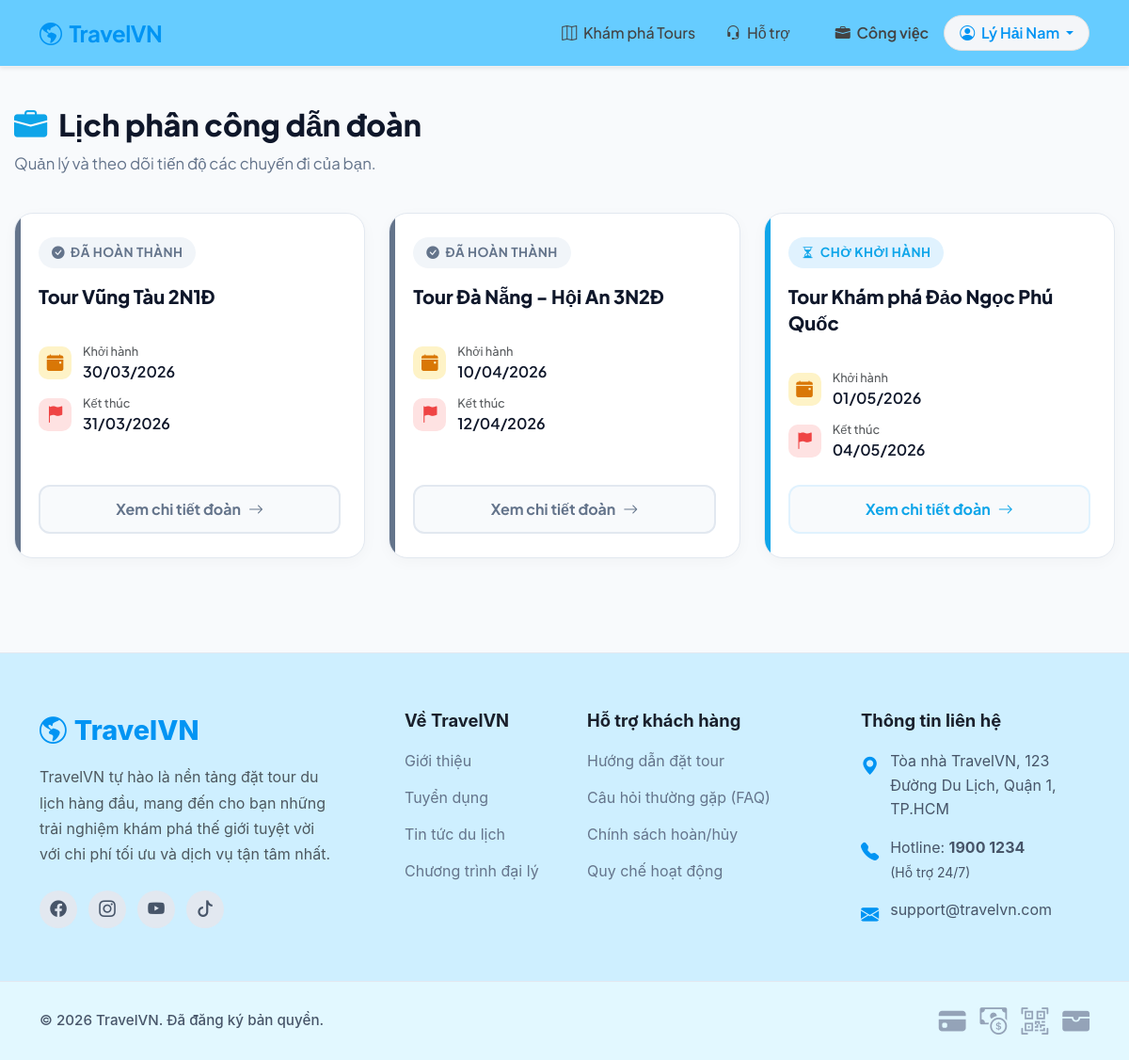
/guide.php (signed in), run on the app's committed database.
### tables this page shows
CREATE TABLE `departures` (
  `departure_id` int(11) NOT NULL,
  `tour_id` int(11) NOT NULL,
  `start_date` date DEFAULT NULL,
  `end_date` date DEFAULT NULL,
  `max_seats` int(11) DEFAULT NULL,
  `available_seats` int(11) DEFAULT NULL,
  `booked_seats` int(11) DEFAULT 0,
  `status` enum('upcoming','ongoing','completed','cancelled') DEFAULT 'upcoming'
);

CREATE TABLE `tours` (
  `tour_id` int(11) NOT NULL,
  `partner_id` int(11) DEFAULT NULL,
  `tour_name` varchar(200) NOT NULL,
  `destination` varchar(150) DEFAULT NULL,
  `description` text DEFAULT NULL,
  `price` decimal(12,2) DEFAULT NULL,
  `duration` int(11) DEFAULT NULL,
  `status` enum('active','inactive') DEFAULT 'active',
  `created_by` int(11) DEFAULT NULL,
  `hotel` varchar(50) DEFAULT NULL,
  `include_service` text DEFAULT NULL,
  `exclude_service` text DEFAULT NULL,
  `itinerary` text DEFAULT NULL,
  `image` varchar(255) NOT NULL,
  `created_at` datetime DEFAULT current_timestamp()
);

### controllers/GuideController.php (called while the page is built, shortened)
<?php
require_once __DIR__ . '/../config/database.php';
class GuideController
{
    private $db;
    public function __construct()
    {
        $this->db = (new Database())->connect();
    }
    public function schedule()
    {
        $guide_id = $_SESSION['user']['user_id'] ?? $_SESSION['user']['id'] ?? 0;
        $stmt = $this->db->prepare("
            SELECT d.*, t.tour_name
            FROM departures d
            JOIN tours t ON d.tour_id = t.tour_id
            JOIN departure_guides dg ON d.departure_id = dg.departure_id
            WHERE dg.guide_id = ?
            ORDER BY d.start_date ASC
        ");
        $stmt->execute([$guide_id]);
        $departures = $stmt->fetchAll(PDO::FETCH_ASSOC);
        require __DIR__ . '/../views/guide/schedule.php';
    }
}
?>

### config/database.php (called while the page is built)
<?php
class Database {
    private $host = "sql300.infinityfree.com";
    private $db_name = "if0_41712826_quanlydulich";
    private $username = "if0_41712826";
    private $password = "Doantram123";
    public function connect(){
        $conn = null;
        try{
            $conn = new PDO(
                "mysql:host=".$this->host.";dbname=".$this->db_name,
                $this->username,
                $this->password
            );
            $conn->setAttribute(PDO::ATTR_ERRMODE, PDO::ERRMODE_EXCEPTION);
        }catch(PDOException $e){
            echo "Connection error: ".$e->getMessage();
        }
        return $conn;
    }
}
?>

### views/guide/schedule.php (the view, shortened to what this page needs)
<?php include __DIR__ . '/../layouts/header.php'; ?>
<div class="schedule-container">
    <div class="page-header">
        <h1 class="page-title"><i class="bi bi-briefcase-fill"></i> Lịch phân công dẫn đoàn</h1>
        <p class="page-subtitle">Quản lý và theo dõi tiến độ các chuyến đi của bạn.</p>
    </div>
    <?php if (empty($departures)): ?>
        <div class="empty-state">
            <i class="bi bi-calendar-x"></i>
            <h4>Chưa có lịch công tác nào</h4>
            <p>Hiện tại bạn chưa được phân công dẫn bất kỳ đoàn khách nào.</p>
        </div>
    <?php else: ?>
        <div class="tour-grid">
            <?php foreach ($departures as $d):
                $startDate = !empty($d['start_date']) ? date('d/m/Y', strtotime($d['start_date'])) : '--';
                $endDate = !empty($d['end_date']) ? date('d/m/Y', strtotime($d['end_date'])) : '--';
                $statusClass = 'status-upcoming';
                $badgeClass = 'badge-upcoming';
                $statusText = 'Chờ khởi hành';
                $iconStatus = 'bi-hourglass-split';
                if ($d['status'] == 'ongoing') {
                    $statusClass = 'status-ongoing';
                    $badgeClass = 'badge-ongoing';
                    $statusText = 'Đang diễn ra';
                    $iconStatus = 'bi-play-circle-fill';
                } elseif ($d['status'] == 'completed') {
                    $statusClass = 'status-completed';
                    $badgeClass = 'badge-completed';
                    $statusText = 'Đã hoàn thành';
                    $iconStatus = 'bi-check-circle-fill';
                }
            ?>
                <div class="tour-card <?= $statusClass ?>">
                    <div class="tour-header">
                        <div class="tour-badge <?= $badgeClass ?> mb-3">
                            <i class="bi <?= $iconStatus ?>"></i> <?= $statusText ?>
                        </div>
                        <h3 class="tour-name" title="<?= htmlspecialchars($d['tour_name']) ?>">
                            <?= htmlspecialchars($d['tour_name']) ?>
                        </h3>
                    </div>
                    <div class="tour-info">
                        <div class="info-item">
                            <i class="bi bi-calendar-event-fill icon-start"></i>
                            <div>
                                <span class="d-block text-muted" style="font-size: 0.8rem; font-weight: 500;">Khởi hành</span>
                                <?= $startDate ?>
                            </div>
                        </div>
                        <div class="info-item">
                            <i class="bi bi-flag-fill icon-end"></i>
                            <div>
                                <span class="d-block text-muted" style="font-size: 0.8rem; font-weight: 500;">Kết thúc</span>
                                <?= $endDate ?>
                            </div>
                        </div>
                    </div>
                    <a href="guide.php?action=viewDeparture&id=<?= $d['departure_id'] ?>" class="btn-view">
                        Xem chi tiết đoàn <i class="bi bi-arrow-right"></i>
                    </a>
                </div>
            <?php endforeach; ?>
        </div>
    <?php endif; ?>
</div>
<?php include __DIR__ . '/../layouts/footer.php'; ?>

### views/guide/schedule.php (style rules this page uses)
:root { --app-primary: #0ea5e9; --app-primary-bg: #e0f2fe; --app-success: #10b981; --app-success-bg: #d1fae5; --app-warning: #f59e0b; --app-warning-bg: #fef3c7; --app-muted: #64748b; --app-muted-bg: #f1f5f9; --app-bg: #f8fafc; --app-card: #ffffff; --app-text: #0f172a; --app-border: #e2e8f0; --font-main: 'Plus Jakarta Sans', sans-serif; }
body { background-color: var(--app-bg); font-family: var(--font-main); color: var(--app-text); }
.schedule-container { max-width: 1200px; margin: 0 auto; padding: 40px 15px; }
.page-header { margin-bottom: 40px; }
.page-title { font-size: 2rem; font-weight: 800; color: var(--app-text); margin-bottom: 8px; display: flex; align-items: center; gap: 12px; }
.page-title i { color: var(--app-primary); font-size: 2.2rem; }
.page-subtitle { color: var(--app-muted); font-size: 1.05rem; margin: 0; }
.tour-grid { display: grid; grid-template-columns: repeat(auto-fill, minmax(340px, 1fr)); gap: 25px; }
.tour-card { background: var(--app-card); border-radius: 20px; padding: 25px; border: 1px solid var(--app-border); box-shadow: 0 4px 15px rgba(0,0,0,0.03); transition: all 0.3s ease; display: flex; flex-direction: column; height: 100%; position: relative; overflow: hidden; }
.tour-card::before { content: ""; position: absolute; left: 0; top: 0; bottom: 0; width: 6px; background: var(--app-primary); }
.tour-card.status-completed::before { background: var(--app-muted); }
.tour-header { margin-bottom: 20px; }
.tour-name { font-size: 1.25rem; font-weight: 800; color: var(--app-text); line-height: 1.4; margin-bottom: 15px; display: -webkit-box; -webkit-line-clamp: 2; -webkit-box-orient: vertical; overflow: hidden; }
.tour-badge { display: inline-flex; align-items: center; gap: 6px; padding: 6px 14px; border-radius: 50px; font-size: 0.85rem; font-weight: 700; text-transform: uppercase; letter-spacing: 0.5px; }
.badge-upcoming { background: var(--app-primary-bg); color: var(--app-primary); }
.badge-completed { background: var(--app-muted-bg); color: var(--app-muted); }
.tour-info { display: flex; flex-direction: column; gap: 12px; margin-bottom: 25px; flex-grow: 1; }
.info-item { display: flex; align-items: center; gap: 12px; color: var(--app-text); font-size: 1rem; font-weight: 600; }
.info-item i { width: 35px; height: 35px; border-radius: 10px; display: flex; align-items: center; justify-content: center; font-size: 1.1rem; }
.icon-start { background: #fef3c7; color: #d97706; }
.icon-end { background: #fee2e2; color: #ef4444; }
.btn-view { background: #f8fafc; color: var(--app-primary); border: 2px solid var(--app-primary-bg); border-radius: 12px; padding: 12px; font-weight: 700; text-align: center; text-decoration: none; display: flex; align-items: center; justify-content: center; gap: 8px; transition: 0.2s; }
.tour-card.status-completed .btn-view { color: var(--app-muted); border-color: var(--app-border); }

### data on the page
departures: status "ĐÃ HOÀN THÀNH", tour.tour_name "Tour Vũng Tàu 2N1Đ", start_date "30/03/2026", end_date "31/03/2026"
departures: status "ĐÃ HOÀN THÀNH", tour.tour_name "Tour Đà Nẵng - Hội An 3N2Đ", start_date "10/04/2026", end_date "12/04/2026"
departures: statusText "CHỜ KHỞI HÀNH", tour.tour_name "Tour Khám phá Đảo Ngọc Phú Quốc", start_date "01/05/2026", end_date "04/05/2026"

### other printed values
$_SESSION['user']['full_name'] "Lý Hải Nam"
